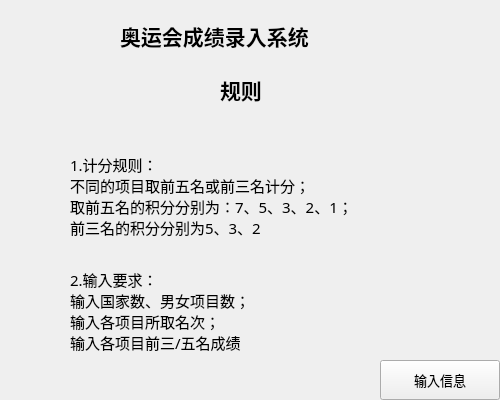
<?xml version="1.0" encoding="UTF-8"?>
<ui version="4.0">
 <class>Widget</class>
 <widget class="QWidget" name="Widget">
  <property name="geometry">
   <rect>
    <x>0</x>
    <y>0</y>
    <width>500</width>
    <height>400</height>
   </rect>
  </property>
  <property name="minimumSize">
   <size>
    <width>500</width>
    <height>400</height>
   </size>
  </property>
  <property name="maximumSize">
   <size>
    <width>500</width>
    <height>400</height>
   </size>
  </property>
  <property name="windowTitle">
   <string>Widget</string>
  </property>
  <widget class="QLabel" name="label">
   <property name="geometry">
    <rect>
     <x>120</x>
     <y>0</y>
     <width>321</width>
     <height>71</height>
    </rect>
   </property>
   <property name="font">
    <font>
     <family>黑体</family>
     <pointsize>16</pointsize>
     <weight>75</weight>
     <bold>true</bold>
    </font>
   </property>
   <property name="text">
    <string>奥运会成绩录入系统</string>
   </property>
  </widget>
  <widget class="QLabel" name="label_2">
   <property name="geometry">
    <rect>
     <x>220</x>
     <y>75</y>
     <width>60</width>
     <height>30</height>
    </rect>
   </property>
   <property name="font">
    <font>
     <family>楷体</family>
     <pointsize>16</pointsize>
     <weight>75</weight>
     <bold>true</bold>
    </font>
   </property>
   <property name="text">
    <string>规则</string>
   </property>
  </widget>
  <widget class="QPushButton" name="inputButton">
   <property name="geometry">
    <rect>
     <x>380</x>
     <y>360</y>
     <width>120</width>
     <height>40</height>
    </rect>
   </property>
   <property name="font">
    <font>
     <family>新宋体</family>
     <pointsize>10</pointsize>
    </font>
   </property>
   <property name="text">
    <string>输入信息</string>
   </property>
  </widget>
  <widget class="QLabel" name="label_3">
   <property name="geometry">
    <rect>
     <x>70</x>
     <y>140</y>
     <width>480</width>
     <height>111</height>
    </rect>
   </property>
   <property name="font">
    <font>
     <family>黑体</family>
     <pointsize>11</pointsize>
    </font>
   </property>
   <property name="text">
    <string>1.计分规则：
不同的项目取前五名或前三名计分；
取前五名的积分分别为：7、5、3、2、1；
前三名的积分分别为5、3、2</string>
   </property>
  </widget>
  <widget class="QLabel" name="label_4">
   <property name="geometry">
    <rect>
     <x>70</x>
     <y>250</y>
     <width>480</width>
     <height>121</height>
    </rect>
   </property>
   <property name="font">
    <font>
     <family>黑体</family>
     <pointsize>11</pointsize>
    </font>
   </property>
   <property name="text">
    <string>2.输入要求：
输入国家数、男女项目数；
输入各项目所取名次；
输入各项目前三/五名成绩</string>
   </property>
  </widget>
 </widget>
 <resources/>
 <connections/>
</ui>
